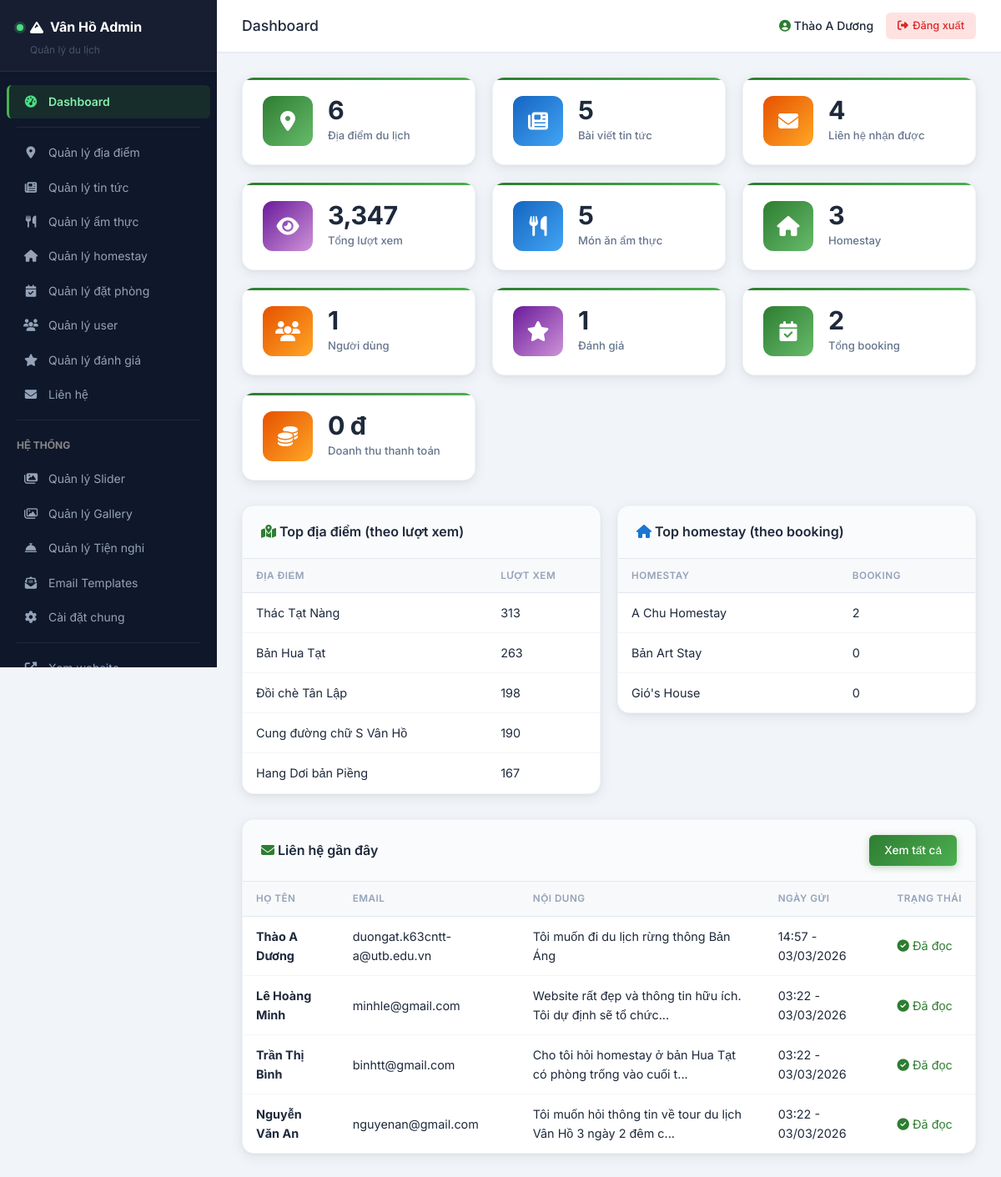
/admin/index.php (signed in), run on the app's committed database.
### tables this page shows
CREATE TABLE `places` (
  `id` int(11) NOT NULL,
  `name` varchar(200) NOT NULL,
  `slug` varchar(255) DEFAULT NULL,
  `short_description` text DEFAULT NULL,
  `description` longtext DEFAULT NULL,
  `location` varchar(255) DEFAULT NULL,
  `latitude` decimal(10,7) DEFAULT NULL,
  `longitude` decimal(10,7) DEFAULT NULL,
  `map_embed` text DEFAULT NULL,
  `image` varchar(255) DEFAULT NULL,
  `views` int(11) DEFAULT 0,
  `created_at` timestamp NOT NULL DEFAULT current_timestamp(),
  `updated_at` timestamp NULL DEFAULT NULL ON UPDATE current_timestamp()
);

CREATE TABLE `contacts` (
  `id` int(11) NOT NULL,
  `name` varchar(100) NOT NULL,
  `email` varchar(100) NOT NULL,
  `phone` varchar(20) DEFAULT NULL,
  `message` text NOT NULL,
  `is_read` tinyint(1) DEFAULT 0,
  `created_at` timestamp NOT NULL DEFAULT current_timestamp()
);

### functions.php (called while the page is built, shortened)
<?php
function sanitize(string $data): string
{
    return htmlspecialchars(trim($data), ENT_QUOTES, 'UTF-8');
}
function excerpt(string $text, int $length = 150): string
{
    $text = strip_tags($text);
    if (mb_strlen($text) <= $length) {
        return $text;
    }
    return mb_substr($text, 0, $length) . '...';
}
function formatDateTime(string $date): string
{
    return date('H:i - d/m/Y', strtotime($date));
}
function countRecords(PDO $pdo, string $table): int
{
    $allowed = [
        'places',
        'news',
        'contacts',
        'admins',
        'place_images',
        'foods',
        'homestays',
        'homestay_bookings',
        'users',
        'reviews',
        'homestay_reviews'
    ];
    $stmt = $pdo->query("SELECT COUNT(*) FROM `$table`");
    return (int)$stmt->fetchColumn();
}
function formatPrice(float $price): string
{
    return number_format($price, 0, ',', '.') . ' đ';
}

### admin/index.php (the view, shortened to what this page needs)
<?php
require_once 'includes/header.php';
$totalPlaces = countRecords($pdo, 'places');
$totalNews = countRecords($pdo, 'news');
$totalContacts = countRecords($pdo, 'contacts');
$totalFoods = countRecords($pdo, 'foods');
$totalHomestays = countRecords($pdo, 'homestays');
$totalUsers = countRecords($pdo, 'users');
$totalReviews = countRecords($pdo, 'reviews');
$totalBookings = countRecords($pdo, 'homestay_bookings');
$stmtRevenue = $pdo->query("SELECT COALESCE(SUM(amount), 0) AS total_revenue FROM payments WHERE status = 'success'");
$totalRevenue = (float)($stmtRevenue->fetch()['total_revenue'] ?? 0);
$stmtTopPlaces = $pdo->query('SELECT name, views FROM places ORDER BY views DESC, id ASC LIMIT 5');
$topPlaces = $stmtTopPlaces->fetchAll();
$stmtTopHomestays = $pdo->query('SELECT h.name, COUNT(b.id) AS booking_count
    FROM homestays h
    LEFT JOIN homestay_bookings b ON b.homestay_id = h.id AND b.status <> "cancelled"
    GROUP BY h.id, h.name
    ORDER BY booking_count DESC, h.id ASC
    LIMIT 5');
$topHomestays = $stmtTopHomestays->fetchAll();
$stmtViews = $pdo->query("SELECT COALESCE(SUM(views), 0) as total FROM (
    SELECT views FROM places UNION ALL SELECT views FROM news
) as combined");
$totalViews = $stmtViews->fetch()['total'];
$stmtRecentContacts = $pdo->query("SELECT * FROM contacts ORDER BY created_at DESC LIMIT 5");
$recentContacts = $stmtRecentContacts->fetchAll();
?>
<div class="stats-grid">
    <div class="stat-card">
        <div class="stat-icon places">
            <i class="fas fa-map-marker-alt"></i>
        </div>
        <div class="stat-info">
            <h3><?= $totalPlaces ?></h3>
            <p>Địa điểm du lịch</p>
        </div>
    </div>
    <div class="stat-card">
        <div class="stat-icon news">
            <i class="fas fa-newspaper"></i>
        </div>
        <div class="stat-info">
            <h3><?= $totalNews ?></h3>
            <p>Bài viết tin tức</p>
        </div>
    </div>
    <div class="stat-card">
        <div class="stat-icon contacts">
            <i class="fas fa-envelope"></i>
        </div>
        <div class="stat-info">
            <h3><?= $totalContacts ?></h3>
            <p>Liên hệ nhận được</p>
        </div>
    </div>
    <div class="stat-card">
        <div class="stat-icon views">
            <i class="fas fa-eye"></i>
        </div>
        <div class="stat-info">
            <h3><?= number_format($totalViews) ?></h3>
            <p>Tổng lượt xem</p>
        </div>
    </div>
    <div class="stat-card">
        <div class="stat-icon news">
            <i class="fas fa-utensils"></i>
        </div>
        <div class="stat-info">
            <h3><?= $totalFoods ?></h3>
            <p>Món ăn ẩm thực</p>
        </div>
    </div>
    <div class="stat-card">
        <div class="stat-icon places">
            <i class="fas fa-house"></i>
        </div>
        <div class="stat-info">
            <h3><?= $totalHomestays ?></h3>
            <p>Homestay</p>
        </div>
    </div>
    <div class="stat-card">
        <div class="stat-icon contacts">
            <i class="fas fa-users"></i>
        </div>
        <div class="stat-info">
            <h3><?= $totalUsers ?></h3>
            <p>Người dùng</p>
        </div>
    </div>
    <div class="stat-card">
        <div class="stat-icon views">
            <i class="fas fa-star"></i>
        </div>
        <div class="stat-info">
            <h3><?= $totalReviews ?></h3>
            <p>Đánh giá</p>
        </div>
    </div>
    <div class="stat-card">
        <div class="stat-icon places">
            <i class="fas fa-calendar-check"></i>
        </div>
        <div class="stat-info">
            <h3><?= $totalBookings ?></h3>
            <p>Tổng booking</p>
        </div>
    </div>
    <div class="stat-card">
        <div class="stat-icon contacts">
            <i class="fas fa-coins"></i>
        </div>
        <div class="stat-info">
            <h3><?= formatPrice($totalRevenue) ?></h3>
            <p>Doanh thu thanh toán</p>
        </div>
    </div>
</div>
<div class="stats-grid" style="grid-template-columns:1fr 1fr;align-items:start">
    <div class="table-wrapper">
        <div class="table-header">
            <h3><i class="fas fa-map-marked-alt" style="color:var(--admin-primary)"></i> Top địa điểm (theo lượt xem)</h3>
        </div>
        <table class="admin-table">
            <thead>
                <tr>
                    <th>Địa điểm</th>
                    <th>Lượt xem</th>
                </tr>
            </thead>
            <tbody>
                <?php if (count($topPlaces) > 0): ?>
                    <?php foreach ($topPlaces as $row): ?>
                        <tr>
                            <td><?= sanitize($row['name']) ?></td>
                            <td><?= number_format((int)$row['views']) ?></td>
                        </tr>
                    <?php endforeach; ?>
                <?php else: ?>
                    <tr>
                        <td colspan="2" style="text-align:center;padding:22px">Chưa có dữ liệu.</td>
                    </tr>
                <?php endif; ?>
            </tbody>
        </table>
    </div>
    <div class="table-wrapper">
        <div class="table-header">
            <h3><i class="fas fa-house" style="color:var(--admin-secondary)"></i> Top homestay (theo booking)</h3>
        </div>
        <table class="admin-table">
            <thead>
                <tr>
                    <th>Homestay</th>
                    <th>Booking</th>
                </tr>
            </thead>
            <tbody>
                <?php if (count($topHomestays) > 0): ?>
                    <?php foreach ($topHomestays as $row): ?>
                        <tr>
                            <td><?= sanitize($row['name']) ?></td>
                            <td><?= (int)$row['booking_count'] ?></td>
                        </tr>
                    <?php endforeach; ?>
                <?php else: ?>
                    <tr>
                        <td colspan="2" style="text-align:center;padding:22px">Chưa có dữ liệu.</td>
                    </tr>
                <?php endif; ?>
            </tbody>
        </table>
    </div>
</div>
<div class="table-wrapper">
    <div class="table-header">
        <h3><i class="fas fa-envelope" style="color:var(--admin-primary)"></i> Liên hệ gần đây</h3>
        <a href="<?= ADMIN_URL ?>/contacts.php" class="btn-admin btn-add">Xem tất cả</a>
    </div>
    <table class="admin-table">
        <thead>
            <tr>
                <th>Họ tên</th>
                <th>Email</th>
                <th>Nội dung</th>
                <th>Ngày gửi</th>
                <th>Trạng thái</th>
            </tr>
        </thead>
        <tbody>
            <?php if (count($recentContacts) > 0): ?>
                <?php foreach ($recentContacts as $contact): ?>
                    <tr>
                        <td><strong><?= sanitize($contact['name']) ?></strong></td>
                        <td><?= sanitize($contact['email']) ?></td>
                        <td><?= excerpt(sanitize($contact['message']), 60) ?></td>
                        <td><?= formatDateTime($contact['created_at']) ?></td>
                        <td>
                            <?php if ($contact['is_read']): ?>
                                <span style="color:var(--admin-primary)"><i class="fas fa-check-circle"></i> Đã đọc</span>
                            <?php else: ?>
                                <span style="color:#e74c3c"><i class="fas fa-circle"></i> Chưa đọc</span>
                            <?php endif; ?>
                        </td>
                    </tr>
                <?php endforeach; ?>
            <?php else: ?>
                <tr>
                    <td colspan="5" style="text-align:center;padding:30px;color:#999">Chưa có liên hệ nào</td>
                </tr>
            <?php endif; ?>
        </tbody>
    </table>
</div>
<?php require_once 'includes/footer.php'; ?>

### assets/css/admin.css (style rules this page uses)
:root { --admin-primary: #2E7D32; --admin-primary-dark: #1B5E20; --admin-primary-light: #4CAF50; --admin-secondary: #1976D2; --admin-secondary-light: #42A5F5; --admin-sidebar-bg: #0f172a; --admin-sidebar-hover: rgba(255,255,255,0.06); --admin-sidebar-active: rgba(46,125,50,0.22); --admin-text: #1e293b; --admin-text-light: #64748b; --admin-text-muted: #94a3b8; --admin-bg: #f1f5f9; --admin-white: #fff; --admin-border: #e2e8f0; --admin-border-light: #f1f5f9; --admin-shadow-sm: 0 1px 3px rgba(0,0,0,0.06); --admin-shadow: 0 4px 16px rgba(0,0,0,0.08), 0 1px 4px rgba(0,0,0,0.04); --admin-shadow-lg: 0 10px 40px rgba(0,0,0,0.12); --admin-radius: 10px; --admin-radius-sm: 6px; --admin-radius-lg: 14px; --admin-transition: 0.25s cubic-bezier(.4,0,.2,1); }
* { margin: 0; padding: 0; box-sizing: border-box; }
body { font-family: 'Inter', sans-serif; background: var(--admin-bg); color: var(--admin-text); line-height: 1.6; font-size: 14px; }
a { text-decoration: none; color: var(--admin-primary); }
.stats-grid { display: grid; grid-template-columns: repeat(auto-fit, minmax(240px, 1fr)); gap: 20px; margin-bottom: 30px; }
.stat-card { background: var(--admin-white); border-radius: var(--admin-radius-lg); padding: 22px 24px; box-shadow: var(--admin-shadow); display: flex; align-items: center; gap: 18px; transition: transform var(--admin-transition), box-shadow var(--admin-transition); border: 1px solid var(--admin-border-light); position: relative; overflow: hidden; }
.stat-card::before { content: ''; position: absolute; top: 0; left: 0; right: 0; height: 3px; background: linear-gradient(90deg, var(--admin-primary), var(--admin-primary-light)); border-radius: var(--admin-radius-lg) var(--admin-radius-lg) 0 0; }
.stat-icon { width: 60px; height: 60px; border-radius: 12px; display: flex; align-items: center; justify-content: center; font-size: 1.5rem; color: #fff; }
.stat-icon.places { background: linear-gradient(135deg, #2E7D32, #66BB6A); }
.stat-icon.news { background: linear-gradient(135deg, #1565C0, #42A5F5); }
.stat-icon.contacts { background: linear-gradient(135deg, #E65100, #FFA726); }
.stat-icon.views { background: linear-gradient(135deg, #6A1B9A, #CE93D8); }
.stat-info h3 { font-size: 1.9rem; font-weight: 700; color: var(--admin-text); line-height: 1; letter-spacing: -0.5px; }
.stat-info p { color: var(--admin-text-light); font-size: 0.82rem; margin-top: 4px; font-weight: 500; }
.table-wrapper { background: var(--admin-white); border-radius: var(--admin-radius-lg); box-shadow: var(--admin-shadow); overflow: hidden; border: 1px solid var(--admin-border-light); }
.table-header { padding: 18px 22px; display: flex; align-items: center; justify-content: space-between; border-bottom: 1px solid var(--admin-border); background: #fafbfc; }
.table-header h3 { font-size: 1rem; font-weight: 600; }
.admin-table { width: 100%; border-collapse: collapse; }
.admin-table th { background: #f8f9fb; padding: 11px 16px; text-align: left; font-weight: 600; font-size: 0.73rem; color: var(--admin-text-muted); text-transform: uppercase; letter-spacing: 0.5px; border-bottom: 1px solid var(--admin-border); white-space: nowrap; }
.admin-table td { padding: 12px 16px; border-bottom: 1px solid var(--admin-border-light); vertical-align: middle; font-size: 0.9rem; }
.admin-table tr:last-child td { border-bottom: none; }
.admin-table tbody tr { transition: background var(--admin-transition); }
.btn-admin { display: inline-flex; align-items: center; gap: 6px; padding: 8px 18px; border-radius: var(--admin-radius-sm); font-size: 0.85rem; font-weight: 500; cursor: pointer; border: none; transition: all var(--admin-transition); font-family: 'Inter', sans-serif; white-space: nowrap; }
.btn-add { background: linear-gradient(135deg, var(--admin-primary), var(--admin-primary-light)); color: #fff; box-shadow: 0 2px 8px rgba(46,125,50,0.3); }

### data on the page
places: name "Thác Tạt Nàng", views "313"
places: name "Bản Hua Tạt", views "263"
places: name "Đồi chè Tân Lập", views "198"
places: name "Cung đường chữ S Vân Hồ", views "190"
places: name "Hang Dơi bản Piềng", views "167"
contacts: name "Thào A Dương", email "duongat.k63cntt-a@utb.edu.vn", message "Tôi muốn đi du lịch rừng thông Bản Áng", created_at "14:57 - 03/03/2026", is_read 1 (drawn)
contacts: name "Lê Hoàng Minh", email "minhle@gmail.com", message "Website rất đẹp và thông tin hữu ích. Tôi dự định sẽ tổ chức...", created_at "03:22 - 03/03/2026", is_read 1 (drawn)
contacts: name "Trần Thị Bình", email "binhtt@gmail.com", message "Cho tôi hỏi homestay ở bản Hua Tạt có phòng trống vào cuối t...", created_at "03:22 - 03/03/2026", is_read 1 (drawn)
contacts: name "Nguyễn Văn An", email "nguyenan@gmail.com", message "Tôi muốn hỏi thông tin về tour du lịch Vân Hồ 3 ngày 2 đêm c...", created_at "03:22 - 03/03/2026", is_read 1 (drawn)

### other printed values
$adminTitle "Dashboard"
$_SESSION['admin_username'] "Thào A Dương"
$totalPlaces "6"
$totalNews "5"
$totalContacts "4"
$totalViews "3,347"
$totalFoods "5"
$totalHomestays "3"
$totalUsers "1"
$totalReviews "1"
$totalBookings "2"
formatPrice($totalRevenue) "0 đ"
$row['name'] "A Chu Homestay"
$row['booking_count'] "2"
$row['name'] "Bản Art Stay"
